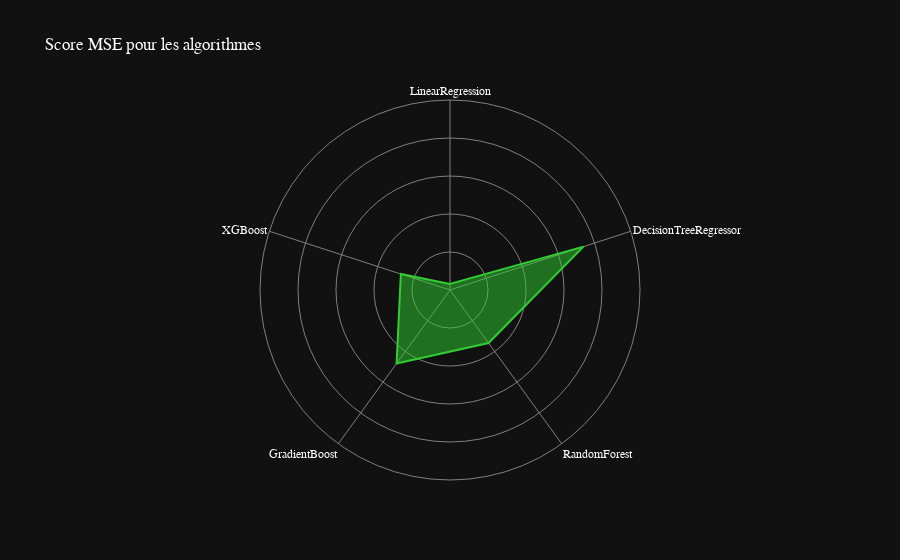

Notebook source saved alongside this figure:
### Code cell
df = pd.DataFrame(dict(
    r=[mse_linear/10e9, mse_tree/10e9, mse_random_forest/10e9, mse_gradient/10e9, mse_xgboost/10e9],
    theta=['LinearRegression','DecisionTreeRegressor','RandomForest',
           'GradientBoost', 'XGBoost']))
fig = px.line_polar(df, r='r', theta='theta',title="Score MSE pour les algorithmes", line_close=True, template='plotly_dark', color_discrete_sequence=['limegreen'])
fig.update_traces(fill='toself')
# change la police
fig.update_layout(
    font=dict(
        family="Optima",
        size=12,
        color="white"
    )
)
# Masquer la ligne représentant les valeurs de 0 à 5 sur l'axe radial
fig.update_layout(
    polar=dict(
        radialaxis=dict(
            showline=False, # masquer la ligne sur l'axe radial
            range=[0,50], # plage maximale de l'axe radial
            showticklabels=False
        )
    )
)

fig.update_layout(
    polar=dict(
        radialaxis=dict(gridcolor='gray', linecolor='gray'),
        angularaxis=dict(gridcolor='gray', linecolor='gray')
    )
)
fig.show()

### Figure 1 — Plotly figure (JSON) as saved in the notebook; plotly's stock layout.template omitted (floating-point values rounded to 4 significant figures)
{"data": [{"fill": "toself", "hovertemplate": "r=%{r}<br>theta=%{theta}<extra></extra>", "legendgroup": "", "line": {"color": "limegreen", "dash": "solid"}, "marker": {"symbol": "circle"}, "mode": "lines", "name": "", "r": [1.603, 36.92, 17.26, 23.92, 13.59, 1.603], "showlegend": false, "subplot": "polar", "theta": ["LinearRegression", "DecisionTreeRegressor", "RandomForest", "GradientBoost", "XGBoost", "LinearRegression"], "type": "scatterpolar"}], "layout": {"font": {"color": "white", "family": "Optima", "size": 12}, "legend": {"tracegroupgap": 0}, "polar": {"angularaxis": {"direction": "clockwise", "gridcolor": "gray", "linecolor": "gray", "rotation": 90}, "domain": {"x": [0, 1], "y": [0, 1]}, "radialaxis": {"gridcolor": "gray", "linecolor": "gray", "range": [0, 50], "showline": false, "showticklabels": false}}, "title": {"text": "Score MSE pour les algorithmes"}}}
